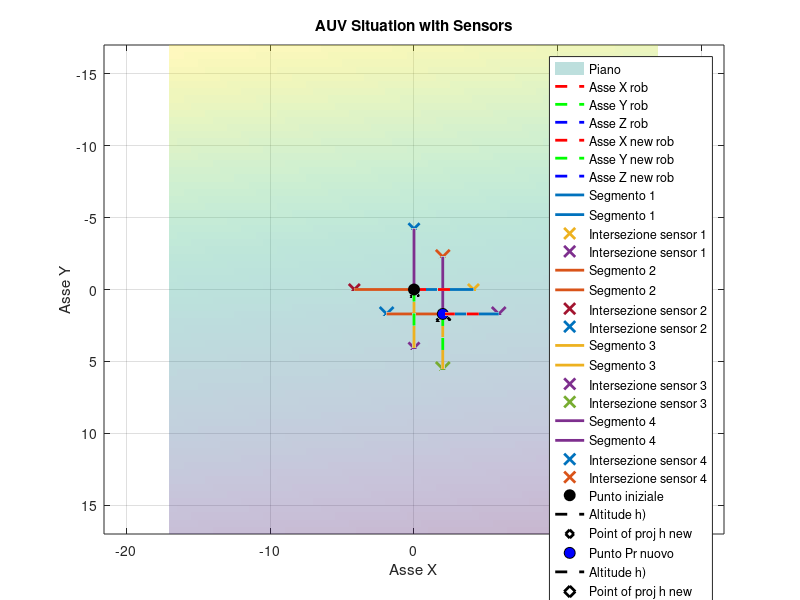

The MATLAB source for this figure:
clear; close all; clc;

% Flag per usare angoli specifici o generati randomicamente
use_specific_angles = true; % Imposta a 'false' per angoli randomici
use_specific_speed = true; % Imposta a 'false' per velocità randomiche
tolerance = 1e-4;
areDifferent = @(a, b, tol) abs(a - b) > tol * max(abs(a), abs(b));

%% Simulation parameters
Ts = 0.001;
psi = 0;

%% Angle defintions
if use_specific_angles
    % terrain
    beta = pi/10;
    alpha = pi/7;
    % robot
    theta = 0;
    phi = 0;
else
    % random angles generator
    lower_bound = -pi/3;
    upper_bound = pi/3;
    % Genera un singolo angolo randomico
    beta = lower_bound + (upper_bound - lower_bound) * rand();
    alpha = lower_bound + (upper_bound - lower_bound) * rand();
    lower_bound = -pi/5;
    upper_bound = pi/5;
    theta = lower_bound + (upper_bound - lower_bound) * rand();
    phi = lower_bound + (upper_bound - lower_bound) * rand();
end
fprintf('Valori per angoli\n');
fprintf('beta: %.2f\n', rad2deg(beta));
fprintf('alpha: %.2f\n', rad2deg(alpha));
fprintf('theta: %.2f\n', rad2deg(theta));
fprintf('phi: %.2f\n', rad2deg(phi)); 

%% speed definitions
if use_specific_speed
    surge = 2000;
    sway = 1700;
    heave = 500;
    p = (pi/7)/Ts;
    q = (pi/10)/Ts; 
else
    % random angles generator
    lower_bound = -2000;
    upper_bound = 2000;
    % Genera un singolo angolo randomico
    surge = lower_bound + (upper_bound - lower_bound) * rand();
    sway = lower_bound + (upper_bound - lower_bound) * rand();
    heave = lower_bound + (upper_bound - lower_bound) * rand();
    lower_bound = -(pi/8)/Ts;
    upper_bound = (pi/8)/Ts;
    p = lower_bound + (upper_bound - lower_bound) * rand();
    q = lower_bound + (upper_bound - lower_bound) * rand();
end
fprintf('\nValori per velocità\n');
fprintf('u: %.2f\n', surge);
fprintf('v: %.2f\n', sway);
fprintf('w: %.2f\n', heave);
fprintf('p: %.2f\n', rad2deg(p)); 
fprintf('q: %.2f\n', rad2deg(q)); 

%% Terrain Parameters
pplane = [0, 0, 10]';
n0 = [0, 0, 1]'; % in terrain frame!!
% Transformation (given by the sensors)
wRt = (rotz(0)*roty(beta)*rotx(alpha))*(rotx(pi))';

%% Robot Parameters
pr = [0, 0, 0]';
num_s = 4;
Gamma = -pi/8; % y1 angle (rear)
Lambda = pi/8; % y2 angle (front)
Eta = -pi/8; % y3 angle (left)
Zeta = pi/8; % y4 angle (right)

r_speed = [surge, sway, heave, p, q, 0]'; 
% Trasformation with robot frame
wRr = rotz(psi)*roty(theta)*rotx(phi);

% for plot robot frame to world frame
x_dir = wRr * [1; 0; 0];
y_dir = wRr * [0; 1; 0];
z_dir = wRr * [0; 0; 1];

s = zeros(3,num_s);
s(:, 1) = [-sin(Gamma + theta), 0, cos(Gamma + theta)]';
s(:, 2) = [-sin(Lambda + theta), 0, cos(Lambda + theta)]';
s(:, 3) = [0, -sin(Eta + phi), cos(Eta + phi)]';
s(:, 4) = [0, -sin(Zeta + phi), cos(Zeta + phi)]';
% check of consistency for the sensors
for k = 1:num_s
    if (norm(s(:,k)) ~= 1)
        fprintf('ERROR: norm sensor k = %.0f is not 1', k);
    end
end

%% Geometry Compuataion terrain
%  normal to the plane
n = wRt*n0; % in world frame
fprintf('\nVettore superficie\n');
fprintf('n_yx: [%.4f; %.4f; %.4f]\n', n(1), n(2), n(3));
if (norm(n) ~= 1)
    fprintf('ALERT: norm n is not 1\n');
end

%% Sensor Values
t_star = zeros(1, num_s);
p_int = zeros(3, num_s);
y = zeros(1, num_s);
for k = 1:num_s
    if dot(s(:,k),n) == 0
        error('The line s and the plane n_yx are parallel');
    end
    t_star(:, k) = -(dot((pr - pplane),n))/(dot(s(:,k),n));
    p_int(:, k) = pr + t_star(:, k)*s(:, k);
    y(k) = norm(t_star(:, k));
end

% Check of visibility
z_r = [0, 0, 1]'; 
z_r = (wRr)'*z_r; % Adjust z_r based on angles
for k = 1:num_s
    v_p = p_int(:, k) - pr;
    visibile = dot(z_r, v_p) > 0;
    if ~visibile
        error('Error in visibility for the sensor %0.f', k);
    end
end

%% Altitude Computation
% real altitude in 
h_real = (n'*(pr - pplane))/(norm(n));
fprintf('\nValore per altezza nel primo punto\n');
fprintf('h: %.4f\n', h_real);

%% Check of the results first point
% y Values
fprintf('\nValori dei sensori per primo punto\n');
y_mes = zeros(1, num_s);
for k = 1:num_s
    fprintf('y%.0f = %.4f\n', k, y(k));
    y_mes(k) = (norm(p_int(:, k) - pr));
    if areDifferent(y_mes(k), y(:, k), tolerance)
        fprintf('y%.0f mesured: %.4f\n', k, y_mes(k));
        fprintf('ERRORE: y per il sensore %0.f\n', k);
    end
end
% h Values
h_from_y = zeros(1, num_s);
for k = 1:num_s
    h_from_y = y(k) * n' * s(:, k);
    if areDifferent(h_real, -h_from_y, tolerance)
        fprintf('h got from y%.0f value: %.4f\n', k, -h_from_y);
        fprintf('ERRORE: h per il sensore %0.f nel calcolo h from y\n', k);
    end
end

%% Muovo il robot
% --- DILEMMA: muovo e poi ruoto??? Come faccio?? ---- %
w_speed = wRr * r_speed(1:3);
pr_new = pr + w_speed*Ts;
% Angles update
phi_old = phi;
theta_old = theta;
phi = phi + r_speed(4)*Ts;
theta = theta + r_speed(5)*Ts; % !!! SEGNOOO !!!!
% Transformation update
wRr = rotz(psi)*roty(theta)*rotx(phi);

%% New Sensor Values
t_star_new = zeros(1, num_s);
p_int_new = zeros(3, num_s);
y_new = zeros(1, num_s);
for k = 1:num_s
    if dot(s(:,k),n) == 0
        error('The line s and the plane n_yx are parallel');
    end
    t_star_new(:, k) = -(dot((pr_new - pplane),n))/(dot(s(:,k),n));
    p_int_new(:, k) = pr_new + t_star_new(:, k)*s(:, k);
    y_new(k) = norm(t_star_new(:, k));
end

% Check of visibility
z_r = [0, 0, 1]';
z_r = (wRr)'*z_r; % Adjust z_r based on angles
for k = 1:num_s
    v_p = p_int_new(:, k) - pr_new;
    visibile = dot(z_r, v_p) > 0;
    if ~visibile
        error('Error (not visible) for the sensor %0.f in the new point', k);
    end
end

%% New Altitude Computation
% real altitude
% ---- Il meno perchè devo considerarlo nell'altro lato ----%
h_real_new = (n'*(pr_new - pplane))/(norm(n));
fprintf('\nValore per altezza nel nuovo punto\n');
fprintf('New h: %.4f\n', h_real_new);

%% Check of the results for consistency
% y Values new
fprintf('\nValori dei sensori per nuovo punto\n');
y_mes_new = zeros(1, num_s);
for k = 1:num_s
    fprintf('New y%.0f = %.4f\n', k, y_new(k));
    y_mes_new(k) = (norm(p_int_new(:, k) - pr_new));
    if areDifferent(y_mes_new(k), y_new(k), tolerance)
        fprintf('New y%0.f mesured was: %.4f\n',k, y_mes_new(k));
        error('Errore in y per il sensore %0.f\n', k);
    end
end
% h Values check
h_from_y_new = zeros(1, num_s);
for k = 1:num_s
    h_from_y_new(k) = y_new(k) * n' * s(:, k);
    if areDifferent(h_real_new, -h_from_y_new(k), tolerance)
        fprintf('h mesured from sensor %0.f was: %.4f\n',k, -h_from_y_new(k));
        error('Errore in h per il sensore %0.f nel calcolo new h from y\n', k);
    end
end

%% Check of the results the states
% controllo senza terreno
s_speed = (wRt)' * w_speed;
h_rot = h_real + s_speed(3) * Ts; 
if areDifferent(h_real_new, h_rot, tolerance)
    fprintf('h from rotation matrices: %.4f\n', h_rot);
    error('Errore nel calcolo della differenza di altezza');
end
if s_speed(3) < 0
    fprintf('h diminuisce di %.4f\n', -s_speed(3)*Ts);
else
    fprintf('h aumenta di %.4f\n', s_speed(3)*Ts);
end
if areDifferent(s_speed(3)*Ts, (h_real_new - h_real), tolerance)
    fprintf('ERROR: Non stesso valore di cambiamento\n');
    fprintf('Cambiamento di h reale %.4f\n', (h_real_new - h_real))
    fprintf('h calcolato corrisponde a %.4f\n', (s_speed(3)*Ts))
end

%% Plot
figure;
hold on;
grid on;
box on;
% for plot
p_proj = pr - dot(n, pr - pplane) * n; % h projection
colors = lines(num_s);

% Plot improvement
% x_min = min([pr(1), pr_new(1), p_int(1,1), p_int(1,2), p_int(1,3), p_int(1,4), p_int_new(1,1), ...
%             p_int_new(1,2), p_int_new(1,3), p_int_new(1,4)]) - 10;
% x_max = max([pr(1), pr_new(1), p_int(1,1), p_int(1,2), p_int(1,3), p_int(1,4), p_int_new(1,1), ...
%             p_int_new(1,2), p_int_new(1,3), p_int_new(1,4)]) + 10;

% Plane plot
[xp, yp] = meshgrid(-17:0.5:17, -17:0.5:17);
if abs(n(3)) > 1e-6
    fprintf('\n!!!Attivazione if disegno del piano!!!\n');
    zp = (-n(1)*(xp-pplane(1)) - n(2)*(yp-pplane(2)))/n(3) + pplane(3);
    surf(xp, yp, zp, 'FaceAlpha', 0.3, 'EdgeColor', 'none', 'DisplayName', 'Piano');
end

% Robot frame
t_tmp = 3;
p_x_dir = pr + t_tmp * x_dir;
p_y_dir = pr + t_tmp * y_dir;
p_z_dir = pr + t_tmp * z_dir;
% Robot frame plot
plot3([pr(1), p_x_dir(1)], [pr(2), p_x_dir(2)], [pr(3), p_x_dir(3)], 'r--', 'LineWidth', 2, 'DisplayName', 'Asse X rob');
plot3([pr(1), p_y_dir(1)], [pr(2), p_y_dir(2)], [pr(3), p_y_dir(3)], 'g--', 'LineWidth', 2, 'DisplayName', 'Asse Y rob');
plot3([pr(1), p_z_dir(1)], [pr(2), p_z_dir(2)], [pr(3), p_z_dir(3)], 'b--', 'LineWidth', 2, 'DisplayName', 'Asse Z rob');

% New point robot frame
x_dir_new = rotz(psi) * roty(theta) * rotx(phi) * [1; 0; 0];
y_dir_new = rotz(psi) * roty(theta) * rotx(phi) * [0; 1; 0];
z_dir_new = rotz(psi) * roty(theta) * rotx(phi) * [0; 0; 1];
t_tmp = 3;
p_x_dir = pr_new + t_tmp * x_dir_new;
p_y_dir = pr_new + t_tmp * y_dir_new;
p_z_dir = pr_new + t_tmp * z_dir_new;
plot3([pr_new(1), p_x_dir(1)], [pr_new(2), p_x_dir(2)], [pr_new(3), p_x_dir(3)], 'r--', 'LineWidth', 2, 'DisplayName', 'Asse X new rob');
plot3([pr_new(1), p_y_dir(1)], [pr_new(2), p_y_dir(2)], [pr_new(3), p_y_dir(3)], 'g--', 'LineWidth', 2, 'DisplayName', 'Asse Y new rob');
plot3([pr_new(1), p_z_dir(1)], [pr_new(2), p_z_dir(2)], [pr_new(3), p_z_dir(3)], 'b--', 'LineWidth', 2, 'DisplayName', 'Asse Z new rob');

% Sensor plot
for k = 1:num_s
    plot3([pr(1), p_int(1, k)], [pr(2), p_int(2, k)], [pr(3), p_int(3, k)], ...
          'LineWidth', 2, 'Color', colors(k, :), ...
          'DisplayName', sprintf('Segmento %d', k));
    plot3([pr_new(1), p_int_new(1, k)], [pr_new(2), p_int_new(2, k)], [pr_new(3), p_int_new(3, k)], ...
          'LineWidth', 2, 'Color', colors(k, :), ...
          'DisplayName', sprintf('Segmento %d', k));
    plot3(p_int(1, k), p_int(2, k), p_int(3, k), 'x', 'MarkerFaceColor', colors(k, :), ...
            'MarkerSize', 8, 'LineWidth', 2, 'DisplayName', sprintf('Intersezione sensor %d', k));
    plot3(p_int_new(1, k), p_int_new(2, k), p_int_new(3, k), 'x', 'MarkerFaceColor', colors(k, :), ...
            'MarkerSize', 10, 'LineWidth', 2, 'DisplayName', sprintf('Intersezione sensor %d', k));
end

% Punto iniziale
plot3(pr(1), pr(2), pr(3), 'ko', 'MarkerFaceColor', 'k', 'MarkerSize', 8, 'DisplayName', 'Punto iniziale');
plot3([pr(1), p_proj(1)], [pr(2), p_proj(2)], [pr(3), p_proj(3)], ...
      'k--', 'LineWidth', 2, 'DisplayName', 'Altitude h)');
plot3(p_proj(1), p_proj(2), p_proj(3), 'kd', 'MarkerSize', 6, 'LineWidth', 2, 'DisplayName', 'Point of proj h new');

% Nuovo punto robot
plot3(pr_new(1), pr_new(2), pr_new(3), 'ko', 'MarkerFaceColor', 'b', 'MarkerSize', 8, 'DisplayName', 'Punto Pr nuovo');

% New projection point
p_proj_new = pr_new - dot(n, pr_new - pplane) * n; % h projection
if areDifferent(norm(p_proj_new - pr_new), abs(h_real_new), tolerance)
    fprintf('P projection x: %.0f, y: %.0f, z: %.0f\n', p_proj_new(1), p_proj_new(2), p_proj_new(3));
    fprintf('Valore h = %.4f projected\n', norm(p_proj_new - pr_new));
    error('Error nel calcolo della h nuova\n');
end

plot3([pr_new(1), p_proj_new(1)], [pr_new(2), p_proj_new(2)], [pr_new(3), p_proj_new(3)], ...
      'k--', 'LineWidth', 2, 'DisplayName', 'Altitude h)');
plot3(p_proj_new(1), p_proj_new(2), p_proj_new(3), 'kd', 'MarkerSize', 10, 'LineWidth', 2, 'DisplayName', 'Point of proj h new');

xlabel('Asse X');
ylabel('Asse Y');
zlabel('Asse Z');

set(gca, 'YDir', 'reverse', 'ZDir', 'reverse');

title('AUV Situation with Sensors');
legend('Location', 'best');
axis equal; 
hold off;

if areDifferent(s_speed(3)*Ts, (h_real_new - h_real), tolerance)
    error('Cambiamento nelle altezze');
end

function Rx = rotx(a)
    Rx = [1, 0, 0;
          0, cos(a), -sin(a);
          0, sin(a), cos(a)];
end
function Ry = roty(a)
    Ry = [cos(a), 0, sin(a);
           0, 1, 0;
          -sin(a), 0, cos(a)];
end
function Rz = rotz(a)
    Rz = [cos(a), -sin(a), 0;
          sin(a), cos(a), 0;
            0, 0, 1];
end
